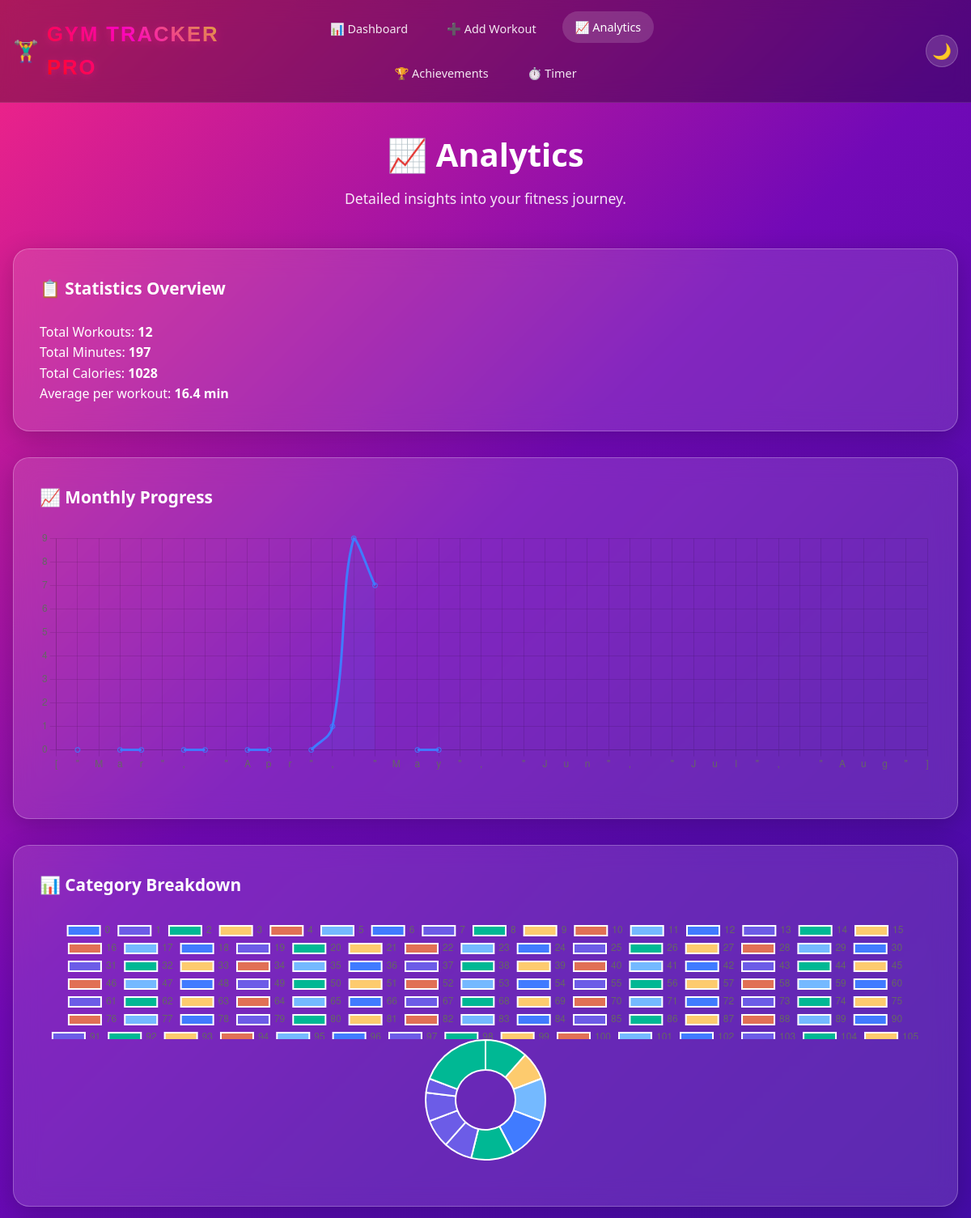
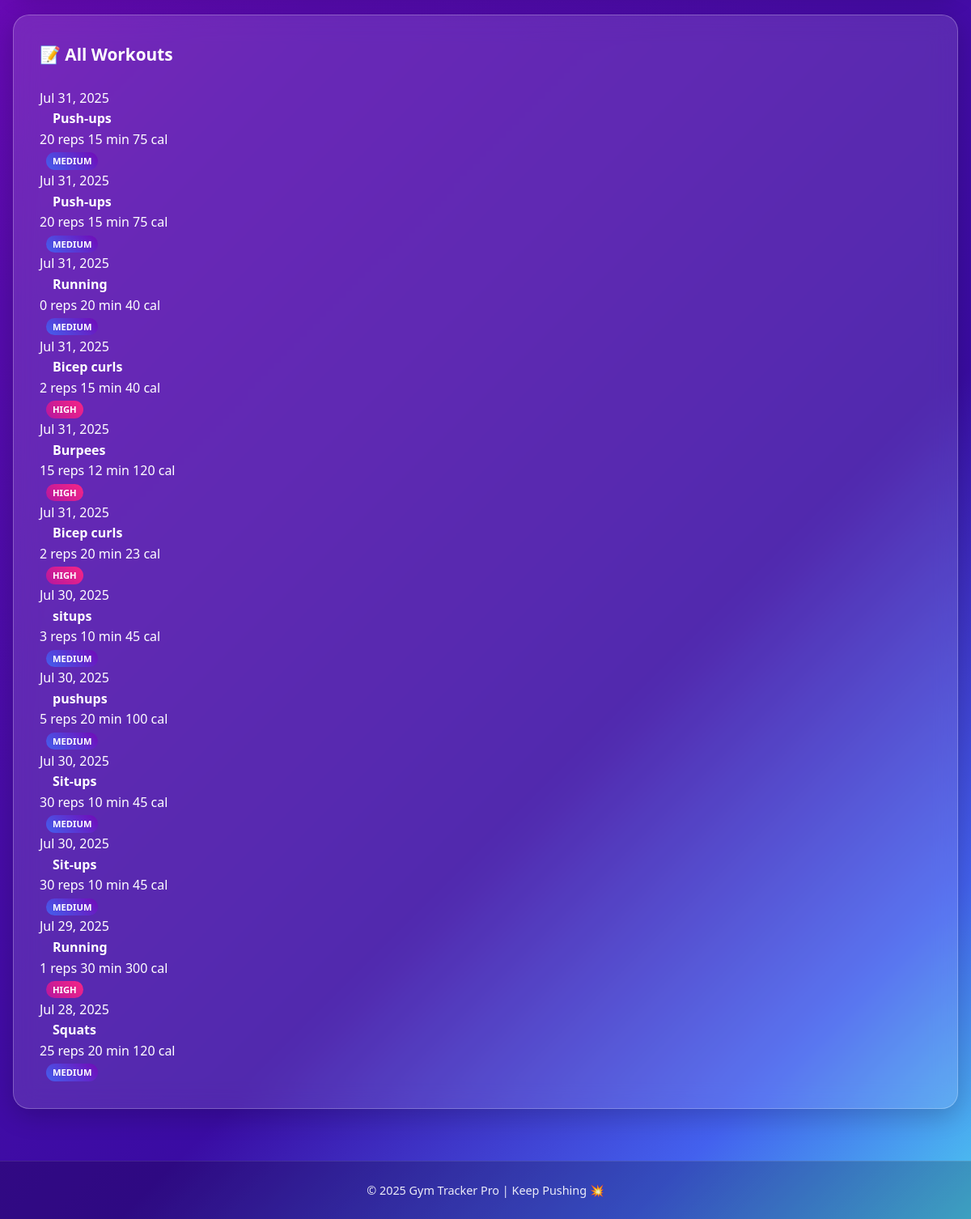
The page /analytics/ on the database its author committed (2 pictures, top to bottom).
### gymapp/models.py (models this page shows, shortened)
class WorkoutLog(models.Model):
    CATEGORY_CHOICES = [
        ('Chest', 'Chest'),
        ('Back', 'Back'),
        ('Legs', 'Legs'),
        ('Arms', 'Arms'),
        ('Shoulders', 'Shoulders'),
        ('Core', 'Core'),
        ('Cardio', 'Cardio'),
        ('Full Body', 'Full Body'),
    ]
    INTENSITY_CHOICES = [
        ('Low', 'Low'),
        ('Medium', 'Medium'),
        ('High', 'High'),
        ('Extreme', 'Extreme'),
    ]
    date = models.DateField(default=timezone.now)
    workout_name = models.CharField(max_length=100)
    reps = models.PositiveIntegerField(default=0)
    duration_minutes = models.PositiveIntegerField()
    calories_burned = models.PositiveIntegerField()
    exercise_category = models.CharField(max_length=50, choices=CATEGORY_CHOICES)
    intensity = models.CharField(max_length=20, choices=INTENSITY_CHOICES, default='Medium')
    notes = models.TextField(blank=True, null=True)
    class Meta:
        ordering = ['-date', '-id']

### gymapp/views.py (the view)
# urls.py: path('analytics/', views.analytics, name='analytics'),
def analytics(request):
    workouts = WorkoutLog.objects.all().order_by('-date')
    total_stats = WorkoutLog.objects.aggregate(
        total_minutes=Sum('duration_minutes'),
        total_calories=Sum('calories_burned'),
        total_workouts=Count('id'),
        avg_minutes=Avg('duration_minutes')
    )
    monthly_labels, monthly_data = get_monthly_chart_data()
    category_data = get_category_breakdown()
    context = {
        'workouts': workouts,
        'total_minutes': total_stats['total_minutes'] or 0,
        'total_calories': total_stats['total_calories'] or 0,
        'total_workouts': total_stats['total_workouts'] or 0,
        'average_minutes_per_workout': round(total_stats['avg_minutes'] or 0, 1),
        'monthly_labels': json.dumps(monthly_labels),
        'monthly_data': json.dumps(monthly_data),
        'category_data': json.dumps(category_data),
    }
    return render(request, 'gymapp/analytics.html', context)

### gymapp/views.py (called while the page is built)
def get_monthly_chart_data():
    today = timezone.now().date()
    months = []
    data = []
    for i in range(6):
        month_date = today.replace(day=1) - timedelta(days=30*i)
        months.append(month_date.strftime('%b'))
        monthly_minutes = WorkoutLog.objects.filter(
            date__year=month_date.year,
            date__month=month_date.month
        ).aggregate(Sum('duration_minutes'))['duration_minutes__sum'] or 0
        data.append(monthly_minutes)
    return list(reversed(months)), list(reversed(data))

def get_category_breakdown():
    categories = WorkoutLog.objects.values('exercise_category').annotate(
        total_minutes=Sum('duration_minutes')
    ).order_by('-total_minutes')
    return {cat['exercise_category']: cat['total_minutes'] for cat in categories}

### gymapp/templates/gymapp/analytics.html (shortened to what this page needs)
{% extends 'gymapp/base.html' %}
{% block content %}
<div class="container">
    <div class="page-header">
        <h1>📈 Analytics</h1>
        <p>Detailed insights into your fitness journey.</p>
    </div>
    <div class="analytics-grid">
        <div class="glass-container">
            <h3>📋 Statistics Overview</h3>
            <div class="stat-list">
                <div class="stat-item">
                    <span>Total Workouts:</span>
                    <strong>{{ total_workouts }}</strong>
                </div>
                <div class="stat-item">
                    <span>Total Minutes:</span>
                    <strong>{{ total_minutes }}</strong>
                </div>
                <div class="stat-item">
                    <span>Total Calories:</span>
                    <strong>{{ total_calories }}</strong>
                </div>
                <div class="stat-item">
                    <span>Average per workout:</span>
                    <strong>{{ average_minutes_per_workout }} min</strong>
                </div>
            </div>
        </div>
        <div class="glass-container">
            <h3>📈 Monthly Progress</h3>
            <div class="chart-wrapper">
                <canvas id="monthlyChart"></canvas>
            </div>
        </div>
        <div class="glass-container">
            <h3>📊 Category Breakdown</h3>
            <div class="chart-wrapper">
                <canvas id="categoryChart"></canvas>
            </div>
        </div>
    </div>
    <div class="glass-container">
        <h3>📝 All Workouts</h3>
        <div class="workout-table">
            {% for workout in workouts %}
            <div class="workout-row">
                <div class="workout-date">{{ workout.date|date:"M d, Y" }}</div>
                <div class="workout-name">{{ workout.workout_name }}</div>
                <div class="workout-stats">
                    <span>{{ workout.reps }} reps</span>
                    <span>{{ workout.duration_minutes }} min</span>
                    <span>{{ workout.calories_burned }} cal</span>
                </div>
                <div class="workout-intensity">
                    <span class="intensity-badge {{ workout.intensity|lower }}">{{ workout.intensity }}</span>
                </div>
            </div>
            {% empty %}
            <div class="empty-state">
                <p>No workouts found. <a href="{% url 'add_workout' %}">Add your first workout!</a></p>
            </div>
            {% endfor %}
        </div>
    </div>
</div>
{% endblock %}
{% block extra_js %}
<script>
document.addEventListener('DOMContentLoaded', function() {
    // Monthly Chart
    const monthlyLabels = JSON.parse(document.getElementById('monthly-labels').textContent);
    const monthlyData = JSON.parse(document.getElementById('monthly-data').textContent);
    const monthlyCtx = document.getElementById('monthlyChart').getContext('2d');
    new Chart(monthlyCtx, {
        type: 'line',
        data: {
            labels: monthlyLabels,
            datasets: [{
                label: 'Minutes',
                data: monthlyData,
                borderColor: 'rgba(64, 123, 255, 1)',
                backgroundColor: 'rgba(64, 123, 255, 0.1)',
                tension: 0.4,
                fill: true
            }]
        },
        options: {
            responsive: true,
            maintainAspectRatio: false,
            plugins: { legend: { display: false } }
        }
    });
    // Category Chart
    const categoryData = JSON.parse(document.getElementById('category-data').textContent);
    const categoryLabels = Object.keys(categoryData);
    const categoryValues = Object.values(categoryData);
    if (categoryLabels.length > 0) {
        const categoryCtx = document.getElementById('categoryChart').getContext('2d');
        new Chart(categoryCtx, {
            type: 'doughnut',
            data: {
                labels: categoryLabels,
                datasets: [{
                    data: categoryValues,
                    backgroundColor: [
                        '#407bff', '#6c5ce7', '#00b894', '#fdcb6e', '#e17055', '#74b9ff'
                    ]
                }]
            },
            options: {
                responsive: true,
                maintainAspectRatio: false
            }
        });
    }
});
</script>
{% endblock %}

### gymapp/static/gymapp/style.css (style rules this page uses)
:root { --primary-color: #4361ee; --secondary-color: #7209b7; --success-color: #4cc9f0; --warning-color: #f72585; --danger-color: #b5179e; --glass-bg: rgba(255, 255, 255, 0.15); --text-primary: #ffffff; --text-secondary: rgba(255, 255, 255, 0.9); }
* { margin: 0; padding: 0; box-sizing: border-box; }
html { height: 100%; }
body { font-family: 'Segoe UI', Tahoma, Geneva, Verdana, sans-serif; background: linear-gradient(135deg, #f72585 0%, #b5179e 15%, #7209b7 30%, #560bad 45%, #480ca8 60%, #3a0ca3 75%, #4361ee 90%, #4cc9f0 100%); background-attachment: fixed; min-height: 100vh; color: var(--text-primary); line-height: 1.6; display: flex; flex-direction: column; }
.container { max-width: 1200px; margin: 0 auto; padding: 2rem 1rem; width: 100%; }
.page-header { text-align: center; margin-bottom: 3rem; }
.page-header h1 { font-size: 2.5rem; margin-bottom: 0.5rem; font-weight: 700; }
.page-header p { color: var(--text-secondary); font-size: 1.1rem; }
.glass-container { background: rgba(255, 255, 255, 0.12); backdrop-filter: blur(15px); border-radius: 20px; padding: 2rem; border: 1px solid rgba(255, 255, 255, 0.25); box-shadow: 0 8px 32px rgba(0, 0, 0, 0.2); margin-bottom: 2rem; width: 100%; }
.glass-container h3 { margin-bottom: 1.5rem; font-size: 1.3rem; font-weight: 600; }
.chart-wrapper { height: 300px; margin: 1.5rem 0; position: relative; }
.workout-name { font-weight: bold; flex: 1; margin-left: 1rem; font-size: 1rem; }
.intensity-badge { padding: 0.2rem 0.5rem; border-radius: 12px; font-size: 0.7rem; font-weight: bold; text-transform: uppercase; margin-left: 0.5rem; }
.intensity-badge.medium { background: linear-gradient(45deg, #4361ee, #7209b7); color: white; }
.intensity-badge.high { background: linear-gradient(45deg, #b5179e, #f72585); color: white; }

### rows shown on the page
WorkoutLog: date "Jul 31, 2025", workout_name "Push-ups", reps "20", duration_minutes "15", calories_burned "75", intensity "MEDIUM"
WorkoutLog: date "Jul 31, 2025", workout_name "Push-ups", reps "20", duration_minutes "15", calories_burned "75", intensity "MEDIUM"
WorkoutLog: date "Jul 31, 2025", workout_name "Running", reps "0", duration_minutes "20", calories_burned "40", intensity "MEDIUM"
WorkoutLog: date "Jul 31, 2025", workout_name "Bicep curls", reps "2", duration_minutes "15", calories_burned "40", intensity "HIGH"
WorkoutLog: date "Jul 31, 2025", workout_name "Burpees", reps "15", duration_minutes "12", calories_burned "120", intensity "HIGH"
WorkoutLog: date "Jul 31, 2025", workout_name "Bicep curls", reps "2", duration_minutes "20", calories_burned "23", intensity "HIGH"
WorkoutLog: date "Jul 30, 2025", workout_name "situps", reps "3", duration_minutes "10", calories_burned "45", intensity "MEDIUM"
WorkoutLog: date "Jul 30, 2025", workout_name "pushups", reps "5", duration_minutes "20", calories_burned "100", intensity "MEDIUM"
WorkoutLog: date "Jul 30, 2025", workout_name "Sit-ups", reps "30", duration_minutes "10", calories_burned "45", intensity "MEDIUM"
WorkoutLog: date "Jul 30, 2025", workout_name "Sit-ups", reps "30", duration_minutes "10", calories_burned "45", intensity "MEDIUM"
WorkoutLog: date "Jul 29, 2025", workout_name "Running", reps "1", duration_minutes "30", calories_burned "300", intensity "HIGH"
WorkoutLog: date "Jul 28, 2025", workout_name "Squats", reps "25", duration_minutes "20", calories_burned "120", intensity "MEDIUM"

### other values the page prints
{{ total_workouts }} "12"
{{ total_minutes }} "197"
{{ total_calories }} "1028"
{{ average_minutes_per_workout }} "16.4"
